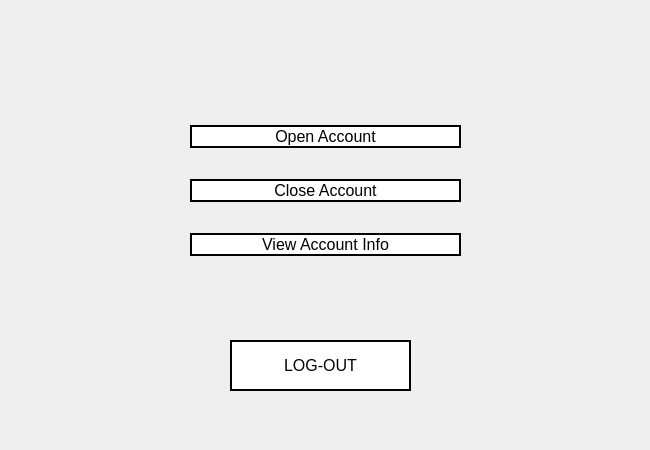
<?xml version="1.0" encoding="UTF-8"?>
<ui version="4.0">
 <class>admin_hp</class>
 <widget class="QMainWindow" name="admin_hp">
  <property name="geometry">
   <rect>
    <x>0</x>
    <y>0</y>
    <width>650</width>
    <height>450</height>
   </rect>
  </property>
  <property name="minimumSize">
   <size>
    <width>650</width>
    <height>450</height>
   </size>
  </property>
  <property name="maximumSize">
   <size>
    <width>650</width>
    <height>450</height>
   </size>
  </property>
  <property name="windowTitle">
   <string>Admin HomePage</string>
  </property>
  <property name="windowIcon">
   <iconset>
    <normaloff>icon.png</normaloff>icon.png</iconset>
  </property>
  <property name="styleSheet">
   <string notr="true">QWidget#centralwidget{
border-image: url(:images/gradient.png);
}

QPushButton{
background: transparent;
background-color: white;
border: 2px solid black;
}

QPushButton:hover{
background-color: rgb(30, 30, 30);
color: white;
}

QPushButton:pressed
{
font: bold;
}

</string>
  </property>
  <widget class="QWidget" name="centralwidget">
   <widget class="QWidget" name="verticalLayoutWidget">
    <property name="geometry">
     <rect>
      <x>190</x>
      <y>100</y>
      <width>271</width>
      <height>181</height>
     </rect>
    </property>
    <layout class="QVBoxLayout" name="verticalLayout">
     <item>
      <widget class="QPushButton" name="sys_open">
       <property name="font">
        <font>
         <pointsize>12</pointsize>
        </font>
       </property>
       <property name="cursor">
        <cursorShape>PointingHandCursor</cursorShape>
       </property>
       <property name="text">
        <string>Open Account</string>
       </property>
      </widget>
     </item>
     <item>
      <widget class="QPushButton" name="sys_close">
       <property name="font">
        <font>
         <pointsize>12</pointsize>
        </font>
       </property>
       <property name="cursor">
        <cursorShape>PointingHandCursor</cursorShape>
       </property>
       <property name="text">
        <string>Close Account</string>
       </property>
      </widget>
     </item>
     <item>
      <widget class="QPushButton" name="sys_info">
       <property name="font">
        <font>
         <pointsize>12</pointsize>
        </font>
       </property>
       <property name="cursor">
        <cursorShape>PointingHandCursor</cursorShape>
       </property>
       <property name="text">
        <string>View Account Info</string>
       </property>
      </widget>
     </item>
    </layout>
   </widget>
   <widget class="QPushButton" name="sys_logout">
    <property name="geometry">
     <rect>
      <x>230</x>
      <y>340</y>
      <width>181</width>
      <height>51</height>
     </rect>
    </property>
    <property name="font">
     <font>
      <pointsize>12</pointsize>
     </font>
    </property>
    <property name="cursor">
     <cursorShape>PointingHandCursor</cursorShape>
    </property>
    <property name="text">
     <string>LOG-OUT</string>
    </property>
   </widget>
  </widget>
 </widget>
 <resources>
  <include location="resource.qrc"/>
 </resources>
 <connections/>
</ui>
